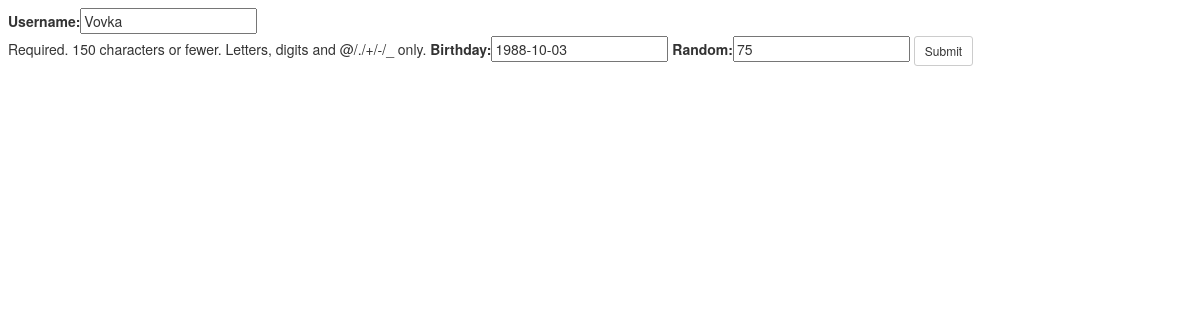
/edit/19, run on the app's committed database.
### milo_task/account/models.py (models this page shows)
class User(AbstractUser):
    birthday = models.DateField(null=True, blank=True)
    random = models.IntegerField(auto_created=True, default=randint(0, 100))
    REQUIRED_FIELDS = ['birthday', 'random']

### milo_task/account/views.py (the view)
# urls.py: url(r'^edit/(?P<user_id>\d+)$', 'milo_task.account.views.edit'),
def edit(request, user_id):
    user = User.objects.get(id=user_id)
    if request.method == 'POST':
        form = UserForm(request.POST, instance=user)
        if form.is_valid():
            form.save()
            return redirect(reverse(display, args=(user.id, )))
    else:
        form = UserForm(instance=user)
    data = {
        'user': user,
        'form': form
    }
    return render(request, "account/edit.html", data)

### milo_task/account/forms.py
class UserForm(forms.ModelForm):
    class Meta:
        model = User
        fields = ('username', 'birthday', 'random')

### milo_task/account/templates/account/edit.html (shortened to what this page needs)
{% extends 'base.html' %}
{% load bootstrap %}
{% block content %}
 <form action="" method="POST">
  {{ form|bootstrap }}
  <button type="submit" class="btn btn-default btn-sm">Submit</button>
 </form>
{% endblock %}

### milo_task/account/templates/base.html (style rules this page uses)
body { margin: 8px; }

### data on the page
User: username "Vovka", birthday "1988-10-03", random "75"
